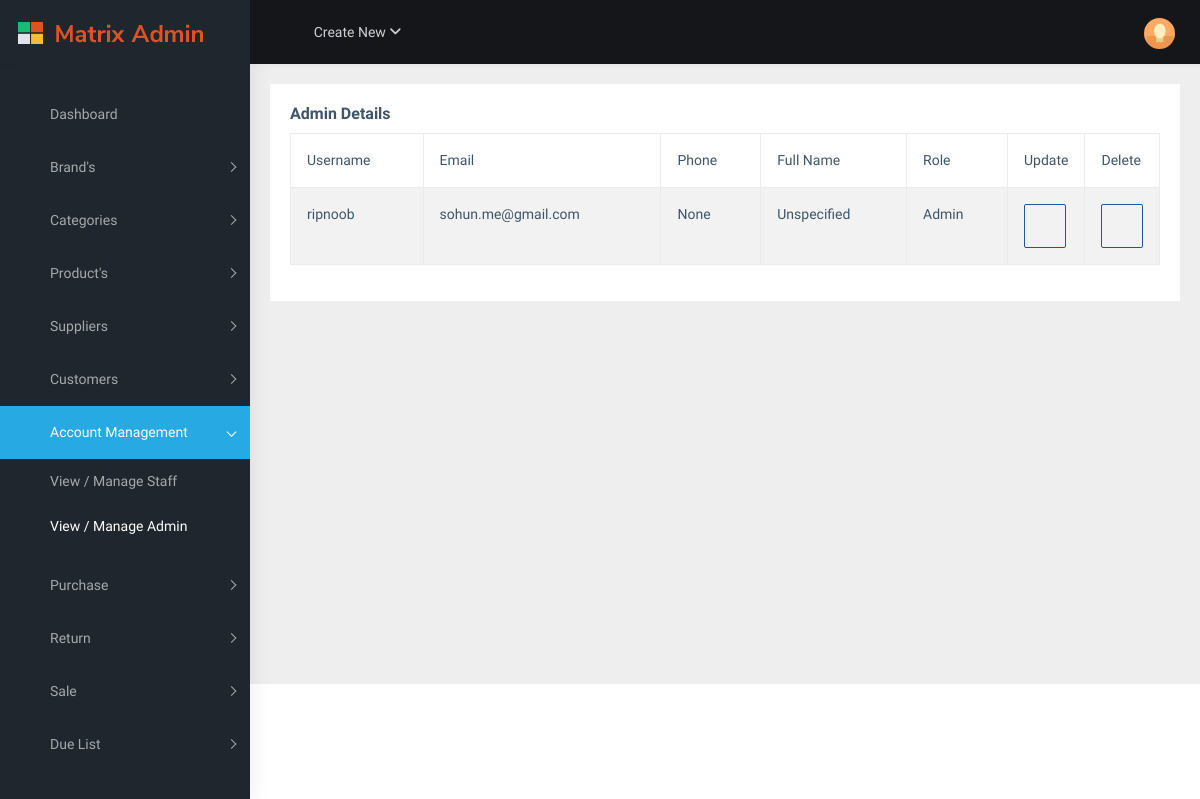
/account/admin/ (signed in), run on an earlier commit of the app's database.
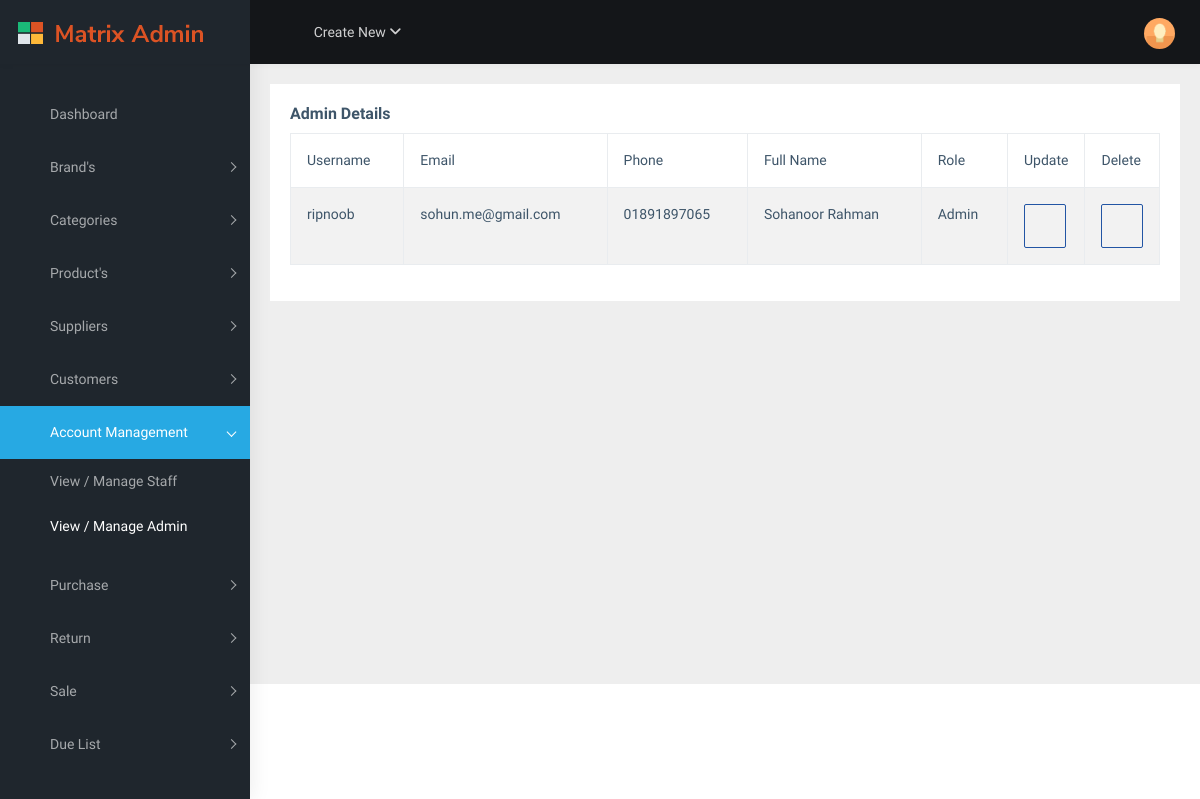
And on a later commit of the database.
### accounts/models.py (models this page shows, shortened)
class CustomUser(AbstractUser):
    ROLE_CHOICES = [
        ('admin', 'Admin'),
        ('staff', 'Staff'),
    ]
    role = models.CharField(max_length=10, choices=ROLE_CHOICES)
    phone_number = models.CharField(max_length=15, blank=True, null=True)
    email = models.EmailField(blank=True, null=True)
    first_name = models.CharField(max_length=30, blank=True, null=True)
    last_name = models.CharField(max_length=30, blank=True, null=True)
    def get_full_name(self):
        if self.first_name and self.last_name:
            return self.first_name + ' ' + self.last_name
        else:
            return 'Unspecified'

### accounts/views.py (the view)
# urls.py: path('account/admin/', views.AdminView, name='admin'),
@cache_page(60*15)
@login_required(login_url='accounts:login')
def AdminView(request):
	admin = CustomUser.objects.filter(role='admin')
	context = {'admins':admin}
	return render(request, 'accounts/manage_admin.html', context)

### templates/accounts/manage_admin.html (shortened to what this page needs)
{% extends 'base.html' %}
{% block content %}
<div class="page-wrapper">
<div class="container-fluid">
 <div class="card">
    <div class="card-body">
      <h5 class="card-title">Admin Details </h5>
      <div class="table-responsive">
        <table
          id="zero_config"
          class="table table-striped table-bordered"
        >
          <thead>
            <tr>
              <th>Username</th>
              <th>Email</th>
              <th>Phone</th>
              <th>Full Name </th>
              <th>Role</th>
              <th class="col-md-1">Update</th>
              <th class="col-md-1">Delete</th>
            </tr>
          </thead>
          <tbody>
        {% for admin in admins %}
            <tr>
              <td>{{admin.username}}</td>
              <td>{{admin.email}}</td>
              <td>{{admin.phone_number}}</td>
              <td>{{admin.get_full_name}}</td>
              <td>{{ admin.role | capfirst }}</td>
              <td><a href="{% url 'accounts:update_admin' admin.id %}" class="btn btn-outline-info"><i class="mdi mdi-pencil-box" style="font-size: 20px;"></i></a></td>
              <td>
              <form id="delete-form-{{ admin.id }}" method="post" action="{% url 'accounts:delete_admin' admin.id %}">
                <button type="button" onclick="showDeleteConfirmation({{ admin.id }})" class="btn btn-outline-info">
                  <i class="mdi mdi-delete" style="font-size: 20px;"></i>
                </button>
              </form>
            </td>
            </tr>
        {% endfor %}
          </tbody>
        </table>
      </div>
    </div>
  </div>
</div>
</div>
</div>
{% endblock %}

What changed in the data, as far as the page shows it:
changed CustomUser "ripnoob": phone_number "None" → "01891897065"; get_full_name "Unspecified" → "Sohanoor Rahman"
